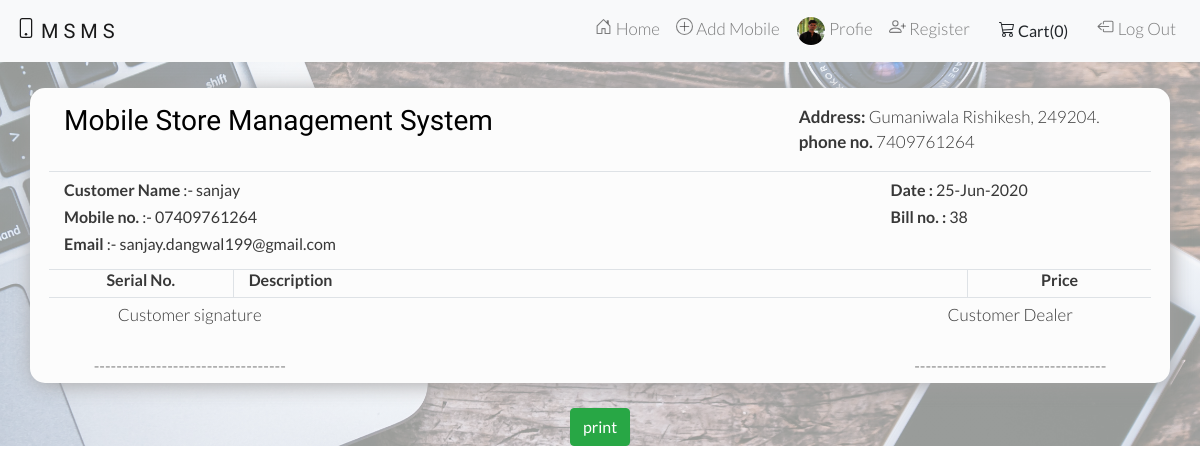
Page /checkout/bill/38 (signed in) on the committed database.
### mobsms/models.py (models this page shows, shortened)
class Profile(models.Model):
    user = models.OneToOneField(User,on_delete = models.CASCADE)
    phone = models.CharField(default='',max_length=12,validators=[validatePhone])
    DOB = models.DateField(auto_now=False, auto_now_add=False,blank=True,null=True,validators=[validateDate])
    image = models.ImageField(upload_to='profile_pic',default='profile_pic/default.png')

class checkout(models.Model):
    full_name = models.CharField(max_length=50,blank=False)
    email = models.EmailField(max_length=50,blank=False)
    phone_no = models.CharField(max_length=15,validators=[validatePhone])
    cart = models.TextField(blank=False )
    date = models.DateField(auto_now=False, auto_now_add=False,default=timezone.now)
    total_price = models.IntegerField(blank=False,validators=[validatePrice])

### mobsms/views.py (the view)
# urls.py: path('checkout/bill/<int:Id>',mobsms_views.bill,name='bill'),
@login_required
def bill(request,Id):
    get_check = checkout.objects.filter(id = Id)
    return render(request,'mobsms/bill.html',{'full_name':get_check.first().full_name,'email':get_check.first().email,'phone_no':get_check.first().phone_no,'total_price':get_check.first().total_price,'cart':get_check.first().cart,'date':get_check.first().date,'id':get_check.first().id})

### mobsms/templates/mobsms/bill.html (shortened to what this page needs)
{% extends 'mobsms/basic.html' %}
{% block links %}
{% load static %}
<link rel="stylesheet" href="{% static 'mobsms/style.css' %}" type="text/css">
{% endblock %}
{% block body %}
<div class="back">
    <br>
    <div class="container my-container" id = 'print'>
        <div id="bill-box">
            <div class="row py-3 mx-1 border-bottom">
                <div class="col-md-8">
                    <span>
                        <h3> Mobile Store Management System</h3>
                    </span>
                </div>
                <div class="col-md-4">
                    <span><strong>Address:</strong> Gumaniwala Rishikesh, 249204.</span><br>
                    <span><strong>phone no.</strong> 7409761264</span>
                </div>
            </div>
            <div class="row border-bottom mx-1 py-2">
                <div class="col-md-9">
                    <h6><strong>Customer Name </strong>:- {{full_name}}</h6>
                    <h6><strong>Mobile no. </strong>:- {{phone_no}}</h6>
                    <h6><strong>Email </strong>:- {{email}}</h6>
                </div>
                <div class="col-md-3">
                    <h6><strong>Date : </strong>{{date|date:'d-M-Y'}}</h6>
                    <h6><strong>Bill no. : </strong>{{id}}</h6>
                </div>
            </div>
            <div class="row border-bottom mx-1">
                <div class="col-md-2" style="text-align:center">
                    <h6><strong>Serial No.</strong></h6>
                </div>
                <div class="col-md-8 border-left">
                    <h6><strong>Description</strong></h6>
                </div>
                <div class="col-md-2 border-left" style="text-align:center">
                    <h6><strong>Price</strong></h6>
                </div>
            </div>
        </div>
        <div class="row my-1 mx-2">
            <div class="col-md-3" style="text-align: center">
                <span>Customer signature</span><br><br>----------------------------------
            </div>
            <div class="col-md-6"></div>
            <div class="col-md-3" style="text-align: center">
                <span>Customer Dealer</span><br><br>----------------------------------
            </div>
        </div>
    </div>
    <br>
    <center>
<button onclick="printBill()" class="btn btn-success">print</button>
    </center>
</div>
{% endblock %}

### mobsms/templates/mobsms/basic.html (shortened to what this page needs)
<!DOCTYPE html>
<html lang="en">
<head>
    {% load static %}
    <link rel="stylesheet" href="https://maxcdn.bootstrapcdn.com/bootstrap/4.0.0/css/bootstrap.min.css">
    {% block links %}
    {% endblock%}
</head>
<body>
    <nav class="navbar navbar-expand-lg sticky-top">
        <a class="navbar-brand" href="{% url 'home' %}" style="font-family: 'Trade Winds', sans-serif;"> M S M S </a>
        <div class="collapse navbar-collapse justify-content-end" id="navbarNavAltMarkup">
            <div class="navbar-nav">
                {% if user.is_authenticated %}
                <a class="nav-item nav-link " href="{% url 'home' %}"> Home</a>
                {% if user.is_staff %}
                <a class="nav-item nav-link " href="{% url 'add phone' %}"> Add Mobile</a>
                {% endif %}
                <a class="nav-item nav-link {% if request.get_full_path == '/profile/' %}active{% endif %}" href="{% url 'profile' %}"><img src="{{user.profile.image.url}}" style="height:30px;width:30px;border-radius: 50%;border: 1px solid #ffffff"> Profie</a>
                {% if user.is_staff %}
                <a class="nav-item nav-link " href="{% url 'register' %}"> Register</a>
                {% endif %}
                <button type="button" class="btn btn-light mx-2" data-html=true id="popcart" data-container="body" data-toggle="popover" data-placement="bottom" data-content="Vivamus
sagittis lacus vel augue laoreet rutrum faucibus.">
                    Cart(<span id="cart">0</span>)
                </button>
                <a class="nav-item nav-link " href="{% url 'logout' %}"> Log Out</a>
                {% endif %}
            </div>
        </div>
    </nav>
    {% block body %} {% endblock %}
</body>
</html>

### mobsms/static/mobsms/style.css (style rules this page uses)
* { margin: 0; padding: 0; box-sizing: border-box; }
body { font-family: 'lato', 'arial', sans-serif; color: #000000; font-weight: 300; font-size: 17px; text-rendering: optimizeLegibility; }
.back { background-image: linear-gradient(rgba(0, 0, 0, 0.69), rgba(0, 0, 0, 0.69)), url("back.jpg"); background-size: cover; background-attachment:fixed; height: 100%; }
.back .my-container { background-color: #fcfcfc; margin: auto; align-content: center; color: #383838; border-radius: 15px; box-shadow: 2px 2px 20px rgba(162, 161, 161, 0.89); }
span h3 { font-family: 'Trade Winds', sans-serif; }
h6, h5 { line-height: 1.2; }
strong { font-weight: bold; }
@media (prefers-color-scheme: light) { .back { background-image: linear-gradient(rgba(255, 255, 255, 0.50), rgba(255, 255, 255, 0.50)), url("back.jpg"); } }
@media (prefers-color-scheme: light) { h3 { color: #000000; } }

### rows in the picture
checkout: full_name "sanjay", phone_no "07409761264", email "sanjay.dangwal199@gmail.com", date "25-Jun-2020"

### other values in the picture
{{ id }} "38"
